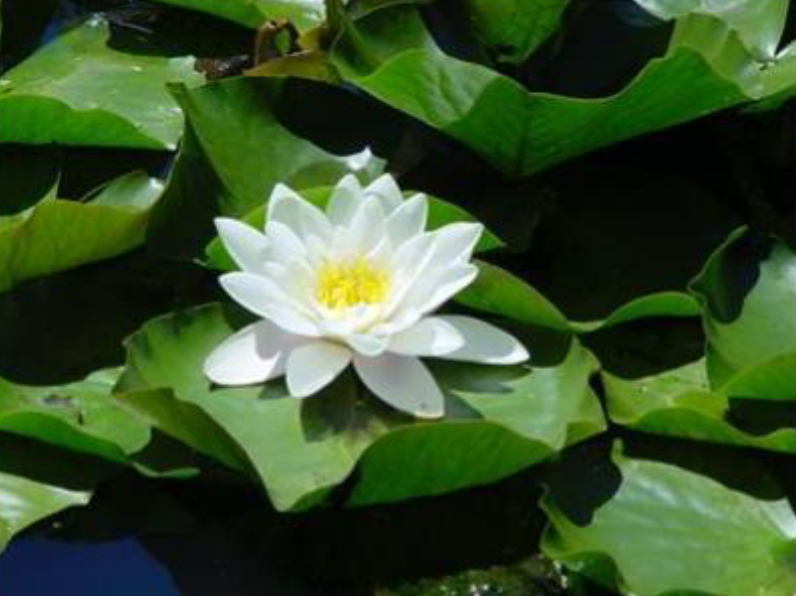
#> input picture Assignment2/visual_attention.png, 796 x 596 px
$ jupyter execute Task3.ipynb
#> lines starting #> are read from the running program, lines starting #| are printed output that depends on the picture
# Assignment 2

### Group 11
Michael Hüppe, Leon Korkmaz

## Task: 3 Image pyramids

[cell 1]
import numpy as np
from skimage import io, color
from skimage.transform import pyramid_gaussian, resize
import matplotlib.pyplot as plt

[cell 2]
image_path = "visual_attention.png"
image = io.imread(image_path)
#> image is the input picture: shape (596, 796, 4); mean R, G, B, A 56.6, 81.2, 42.5, 255

image = color.rgb2gray(color.rgba2rgb(image))
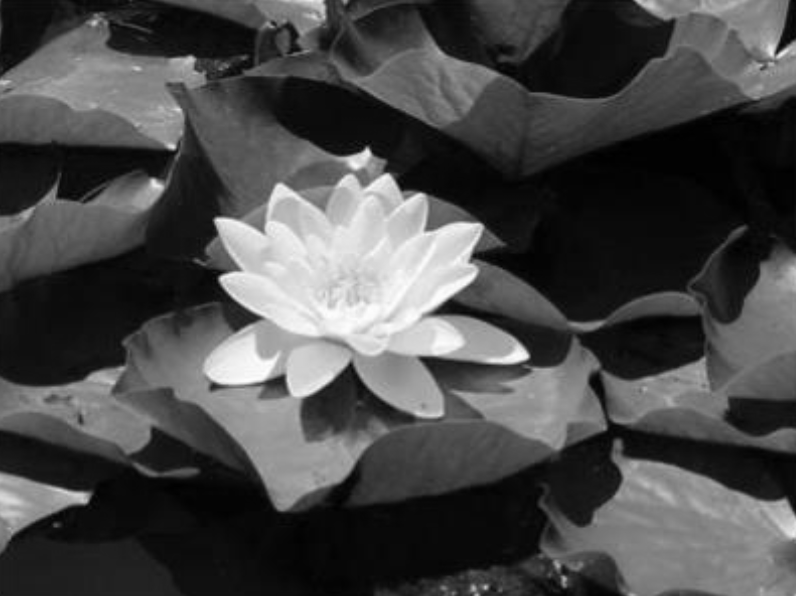
#> image: shape (596, 796) float64; min 0, max 0.999, mean 0.287

sigma_center = 9
sigma_surround = 16
max_layers = 4

[cell 3]
# Generate gaussian pyramids
center_pyramid = list(pyramid_gaussian(image, max_layer=max_layers, sigma=sigma_center))
#> center_pyramid = 5 items
surround_pyramid = list(pyramid_gaussian(image, max_layer=max_layers, sigma=sigma_surround))
#> surround_pyramid = 5 items

# Calculate On-Off and Off-On contrast pyramids
on_off_pyramid = [np.clip(C - S, 0, 1) for C, S in zip(center_pyramid, surround_pyramid)]
#> on_off_pyramid = 5 items
off_on_pyramid = [np.clip(S - C, 0, 1) for C, S in zip(center_pyramid, surround_pyramid)]
#> off_on_pyramid = 5 items


fig, axs = plt.subplots(4, max_layers, figsize=(15, 12))

for i in range(max_layers):
    level = i + 1

    axs[0, i].imshow(center_pyramid[level], cmap='gray')
    axs[0, i].set_title(f"Center Level {level}")

    axs[1, i].imshow(surround_pyramid[level], cmap='gray')
    axs[1, i].set_title(f"Surround Level {level}")

    axs[2, i].imshow(on_off_pyramid[level], cmap='gray')
    axs[2, i].set_title(f"On-Off Level {level}")

    axs[3, i].imshow(off_on_pyramid[level], cmap='gray')
    axs[3, i].set_title(f"Off-On Level {level}")

plt.tight_layout()
plt.show()
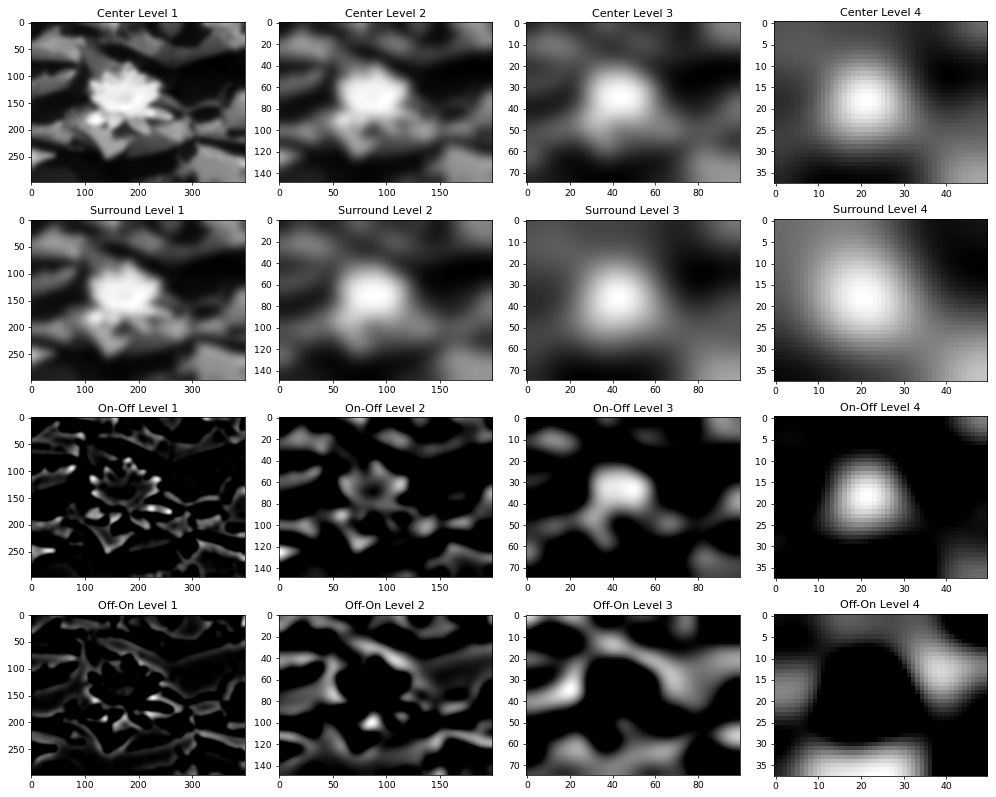
#> figure drawn by matplotlib, 16 panels

[cell 4]
# Upsample pyramid layers with skimage resize
def upsample_pyramid(pyramid):
    base_size = pyramid[0].shape
#> base_size = (596, 796)
    upsampled_pyramid = [resize(layer, base_size, mode='reflect', anti_aliasing=True) for layer in pyramid]
#> upsampled_pyramid = 5 items
    return upsampled_pyramid

upsampled_on_off = upsample_pyramid(on_off_pyramid)
#> upsampled_on_off = 5 items
upsampled_off_on = upsample_pyramid(off_on_pyramid)
#> upsampled_off_on = 5 items

# Compute feature maps by averaging across all layers
def compute_feature_map(upsampled_pyramid):
    stacked_layers = np.stack(upsampled_pyramid, axis=0)
    feature_map = np.mean(stacked_layers, axis=0)
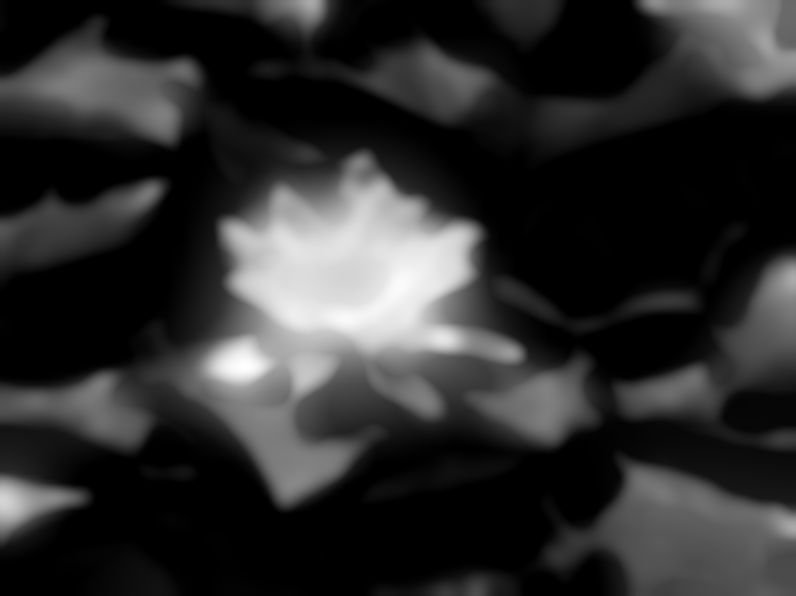
#> feature_map: shape (596, 796) float64; min 0, max 0.0931, mean 0.0167; drawn with min black and max white
    return feature_map

feature_map_on_off = compute_feature_map(upsampled_on_off)
feature_map_off_on = compute_feature_map(upsampled_off_on)
#> in compute_feature_map (call 2), `feature_map = np.mean(stacked_layers, axis=0)`:
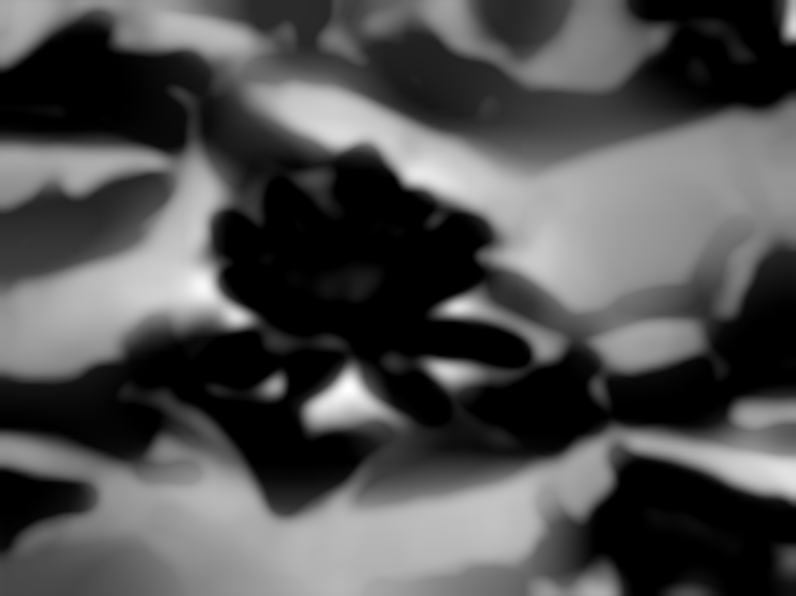
#> feature_map: shape (596, 796) float64; min 0, max 0.0531, mean 0.0167; drawn with min black and max white

# Compute the conspicuity map
conspicuity_map = (feature_map_on_off + feature_map_off_on) / 2
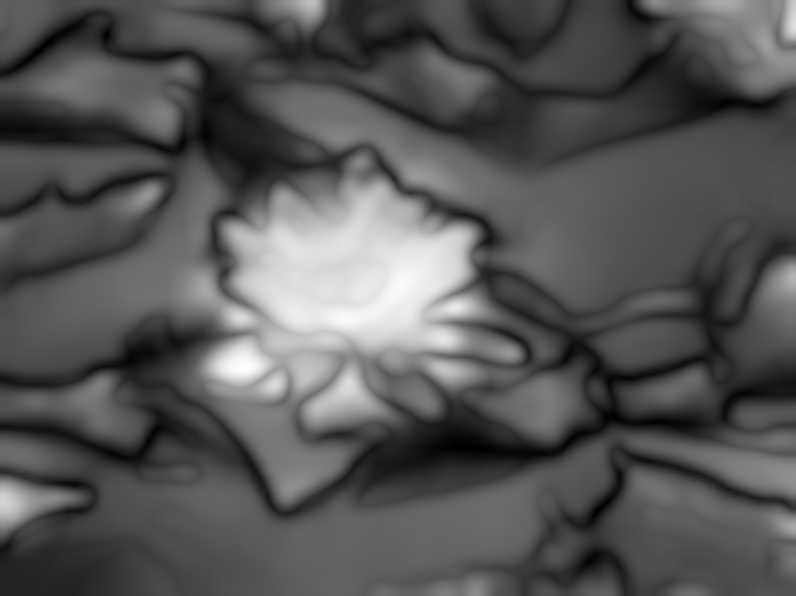
#> conspicuity_map: shape (596, 796) float64; min 0.00146, max 0.0465, mean 0.0167; drawn with min black and max white

fig, axs = plt.subplots(1, 3, figsize=(15, 5))

axs[0].imshow(feature_map_on_off, cmap='gray')
axs[0].set_title("On-Off feature map")
axs[0].axis("off")

axs[1].imshow(feature_map_off_on, cmap='gray')
axs[1].set_title("Off-On feature map")
axs[1].axis('off')

axs[2].imshow(conspicuity_map, cmap='gray')
axs[2].set_title("Conspicuity map")
axs[2].axis('off')


plt.tight_layout()
plt.show()
